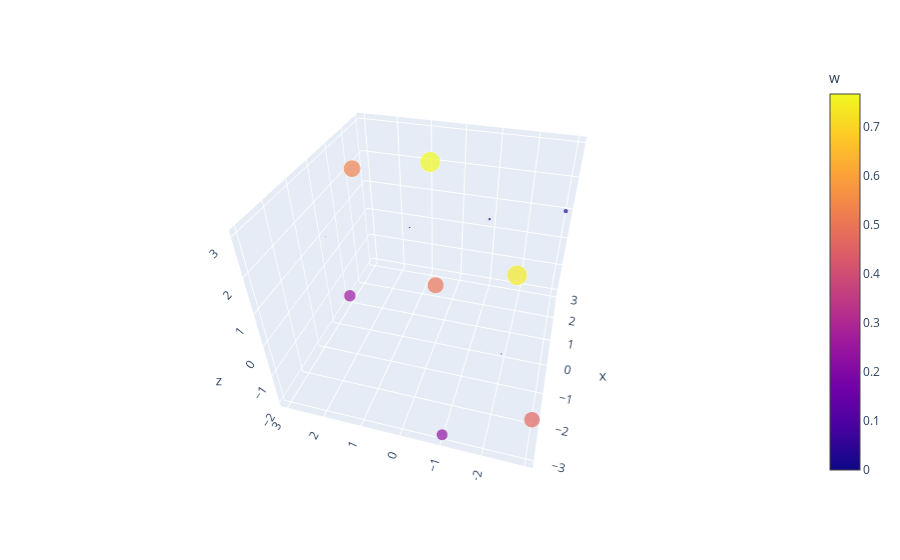

Here is the notebook cell this chart was saved with:
### Code cell
# fig = go.Figure(data=[go.Mesh3d(x=x, y=y, z=z, color='lightpink', opacity=0.50)])
fig = px.scatter_3d(df, x='x', y='y', z='z',
              color='w'
                    , size='w'
#                ,symbol='type'
                    , opacity=0.7)
fig.show()

### Figure 1 — Plotly figure (JSON) as saved in the notebook; plotly's stock layout.template omitted (floating-point values rounded to 4 significant figures; data arrays with more than 128 entries replaced by an {"elided": "..."} marker saying what was removed)
{"data": [{"hoverlabel": {"namelength": 0}, "hovertemplate": "x=%{x}<br>y=%{y}<br>z=%{z}<br>w=%{marker.color}", "legendgroup": "", "marker": {"color": {"elided": "175 float values"}, "coloraxis": "coloraxis", "opacity": 0.7, "size": {"elided": "175 float values"}, "sizemode": "area", "sizeref": 0.001917, "symbol": "circle"}, "mode": "markers", "name": "", "scene": "scene", "showlegend": false, "type": "scatter3d", "x": {"elided": "175 int values"}, "y": {"elided": "175 int values"}, "z": {"elided": "175 int values"}}], "layout": {"autosize": true, "coloraxis": {"colorbar": {"title": {"text": "w"}}, "colorscale": [[0, "#0d0887"], [0.1111, "#46039f"], [0.2222, "#7201a8"], [0.3333, "#9c179e"], [0.4444, "#bd3786"], [0.5556, "#d8576b"], [0.6667, "#ed7953"], [0.7778, "#fb9f3a"], [0.8889, "#fdca26"], [1, "#f0f921"]]}, "legend": {"itemsizing": "constant", "tracegroupgap": 0}, "margin": {"t": 60}, "scene": {"aspectmode": "auto", "aspectratio": {"x": 1.063, "y": 1.063, "z": 0.8855}, "camera": {"center": {"x": 0, "y": 0, "z": 0}, "eye": {"x": -1.655, "y": -0.4613, "z": 1.323}, "projection": {"type": "perspective"}, "up": {"x": 0.00233, "y": 0.005902, "z": 1.0}}, "domain": {"x": [0, 0.98], "y": [0, 1]}, "xaxis": {"title": {"text": "x"}, "type": "linear"}, "yaxis": {"title": {"text": "y"}, "type": "linear"}, "zaxis": {"title": {"text": "z"}, "type": "linear"}}}}
